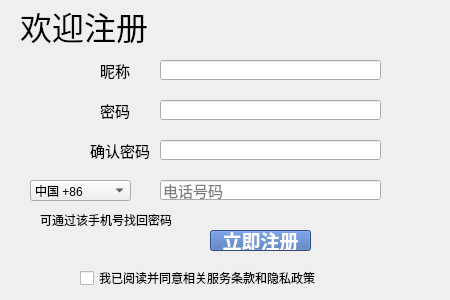
<?xml version="1.0" encoding="UTF-8"?>
<ui version="4.0">
 <class>Form</class>
 <widget class="QWidget" name="Form">
  <property name="enabled">
   <bool>true</bool>
  </property>
  <property name="geometry">
   <rect>
    <x>0</x>
    <y>0</y>
    <width>450</width>
    <height>300</height>
   </rect>
  </property>
  <property name="sizePolicy">
   <sizepolicy hsizetype="Fixed" vsizetype="Fixed">
    <horstretch>0</horstretch>
    <verstretch>0</verstretch>
   </sizepolicy>
  </property>
  <property name="minimumSize">
   <size>
    <width>450</width>
    <height>300</height>
   </size>
  </property>
  <property name="maximumSize">
   <size>
    <width>450</width>
    <height>300</height>
   </size>
  </property>
  <property name="windowTitle">
   <string>Form</string>
  </property>
  <widget class="QLabel" name="label">
   <property name="geometry">
    <rect>
     <x>20</x>
     <y>0</y>
     <width>161</width>
     <height>51</height>
    </rect>
   </property>
   <property name="font">
    <font>
     <family>Microsoft Sans Serif</family>
     <pointsize>24</pointsize>
    </font>
   </property>
   <property name="text">
    <string>欢迎注册</string>
   </property>
  </widget>
  <widget class="QLabel" name="label_2">
   <property name="geometry">
    <rect>
     <x>100</x>
     <y>60</y>
     <width>41</width>
     <height>21</height>
    </rect>
   </property>
   <property name="font">
    <font>
     <family>Arial</family>
     <pointsize>11</pointsize>
    </font>
   </property>
   <property name="text">
    <string>昵称</string>
   </property>
  </widget>
  <widget class="QLabel" name="label_3">
   <property name="geometry">
    <rect>
     <x>100</x>
     <y>100</y>
     <width>41</width>
     <height>20</height>
    </rect>
   </property>
   <property name="font">
    <font>
     <family>Arial</family>
     <pointsize>11</pointsize>
    </font>
   </property>
   <property name="text">
    <string>密码</string>
   </property>
  </widget>
  <widget class="QLabel" name="label_4">
   <property name="geometry">
    <rect>
     <x>90</x>
     <y>130</y>
     <width>61</width>
     <height>41</height>
    </rect>
   </property>
   <property name="font">
    <font>
     <family>Arial</family>
     <pointsize>11</pointsize>
    </font>
   </property>
   <property name="text">
    <string>确认密码</string>
   </property>
  </widget>
  <widget class="QLineEdit" name="lineEdit">
   <property name="geometry">
    <rect>
     <x>160</x>
     <y>60</y>
     <width>221</width>
     <height>20</height>
    </rect>
   </property>
   <property name="cursorPosition">
    <number>0</number>
   </property>
   <property name="placeholderText">
    <string/>
   </property>
  </widget>
  <widget class="QLineEdit" name="lineEdit_2">
   <property name="geometry">
    <rect>
     <x>160</x>
     <y>100</y>
     <width>221</width>
     <height>20</height>
    </rect>
   </property>
  </widget>
  <widget class="QLineEdit" name="lineEdit_3">
   <property name="geometry">
    <rect>
     <x>160</x>
     <y>140</y>
     <width>221</width>
     <height>20</height>
    </rect>
   </property>
  </widget>
  <widget class="QComboBox" name="comboBox">
   <property name="geometry">
    <rect>
     <x>30</x>
     <y>180</y>
     <width>101</width>
     <height>21</height>
    </rect>
   </property>
   <property name="font">
    <font>
     <family>Arial</family>
     <pointsize>9</pointsize>
    </font>
   </property>
   <property name="maxVisibleItems">
    <number>16</number>
   </property>
   <item>
    <property name="text">
     <string>中国 +86</string>
    </property>
   </item>
   <item>
    <property name="text">
     <string>中国香港特别行政区 +852</string>
    </property>
   </item>
   <item>
    <property name="text">
     <string>中国澳门特别行政区 +853</string>
    </property>
   </item>
   <item>
    <property name="text">
     <string>中国台湾地区 +886</string>
    </property>
   </item>
   <item>
    <property name="text">
     <string>阿尔巴尼亚 +355</string>
    </property>
   </item>
   <item>
    <property name="text">
     <string>阿尔及利亚 +213</string>
    </property>
   </item>
   <item>
    <property name="text">
     <string>阿富汗 +93</string>
    </property>
   </item>
   <item>
    <property name="text">
     <string>阿根廷 +54</string>
    </property>
   </item>
  </widget>
  <widget class="QLineEdit" name="lineEdit_4">
   <property name="geometry">
    <rect>
     <x>160</x>
     <y>180</y>
     <width>221</width>
     <height>20</height>
    </rect>
   </property>
   <property name="font">
    <font>
     <family>Arial</family>
     <pointsize>11</pointsize>
    </font>
   </property>
   <property name="text">
    <string/>
   </property>
   <property name="placeholderText">
    <string>电话号码</string>
   </property>
  </widget>
  <widget class="QLabel" name="label_6">
   <property name="geometry">
    <rect>
     <x>40</x>
     <y>210</y>
     <width>131</width>
     <height>20</height>
    </rect>
   </property>
   <property name="text">
    <string>可通过该手机号找回密码</string>
   </property>
  </widget>
  <widget class="QCheckBox" name="checkBox">
   <property name="geometry">
    <rect>
     <x>80</x>
     <y>270</y>
     <width>311</width>
     <height>16</height>
    </rect>
   </property>
   <property name="text">
    <string>我已阅读并同意相关服务条款和隐私政策</string>
   </property>
  </widget>
  <widget class="QPushButton" name="pushButton">
   <property name="geometry">
    <rect>
     <x>210</x>
     <y>230</y>
     <width>101</width>
     <height>21</height>
    </rect>
   </property>
   <property name="font">
    <font>
     <family>Arial</family>
     <pointsize>14</pointsize>
     <weight>75</weight>
     <bold>true</bold>
    </font>
   </property>
   <property name="styleSheet">
    <string notr="true">background:#426ab3;
color: rgb(255, 255, 255);</string>
   </property>
   <property name="text">
    <string>立即注册</string>
   </property>
  </widget>
 </widget>
 <resources/>
 <connections/>
</ui>
